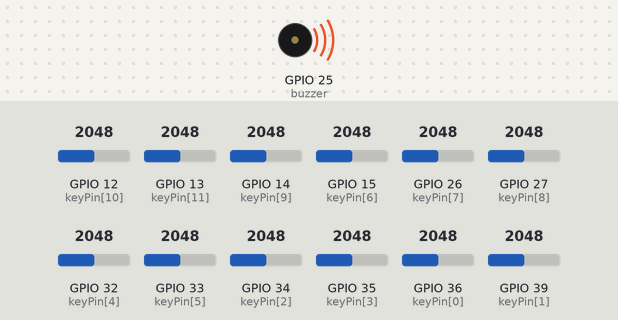
The sketch below on a simulated ESP32. Shown: buzzer (waves = sounding). The inputs (shaded band) are chosen by the test bench; at power-on: GPIO 12 (keyPin[10]) = 2048, GPIO 13 (keyPin[11]) = 2048, GPIO 14 (keyPin[9]) = 2048, GPIO 15 (keyPin[6]) = 2048, GPIO 26 (keyPin[7]) = 2048, GPIO 27 (keyPin[8]) = 2048, GPIO 32 (keyPin[4]) = 2048, GPIO 33 (keyPin[5]) = 2048, GPIO 34 (keyPin[2]) = 2048, GPIO 35 (keyPin[3]) = 2048, GPIO 36 (keyPin[0]) = 2048, GPIO 39 (keyPin[1]) = 2048.

Above: at 0.1 s.
Timing chart, 0 to 1.6 s (numbered marks = the images above):
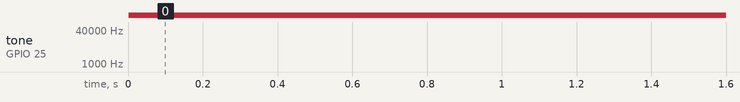

The sketch:

piano.ino
```cpp
#define buzzer 25
#define threshold 3000

const int keys = 12;
const int keyPin[keys] = {36, 39, 34, 35, 32, 33, 15, 26, 27, 14, 12, 13};

int keyPress[keys] = {0};
int keyRelease[keys] = {0};
int keyVoltage[keys] = {0};
int keyPlaying[keys] = {0};

void setup() {
  for(int i = 0; i < keys; i++){
    pinMode(keyPin[keys], INPUT);
  }

 ledcAttach(buzzer, 200000, 8);
  // Frequency * 2^resoultion < 80Mhz

  Serial.begin(9600);
}

void loop() {
  unsigned long time = micros();
  int notes = 0;
  float height = 0;
  for(int i = 0; i < keys; i++){
    keyVoltage[i] = analogRead(keyPin[i]);
    float h = sin(220.0 * pow(2.0, (i + 3)/12.0) * 6.2831855 * time / 1000000.0);
    if(keyVoltage[i] < threshold) {
      notes++;
      if(keyPlaying[i] == 0) keyPress[i] = time;
      keyPlaying[i] = 1;

      height += (30 - i)/30.0 * h * envelope(time - keyPress[i], 0);
    } else {
      if(keyPlaying[i] == 1) keyRelease[i] = time;
      keyPlaying[i] = 0;

      height += (30 - i)/30.0 * h * envelope(time - keyRelease[i], 1);
      if(envelope(time - keyRelease[i], 1) != 0) notes++;
    }
  }

  if(notes != 0 ) height /= notes * 12.0;
  height += 0.5;

  int duty = height * 255.0;
  ledcWrite(buzzer, duty);
}

float envelope(int time, int released){
  int attack = 5000;
  int decay = 10000;
  float sustain = .7;
  int release = 200000;

  if(!released){
    if(time < attack){
      return time/ (float) attack;
    } else if(time < attack + decay){
      float k = (sustain - 1.0)/decay;
      return k * time + sustain - (decay + attack) * k;
    } else {
      return sustain;
    }
  } else {
    if(time < release) return sustain - sustain * time/ (float) release;
    else return 0;
  }
}
```

Measured:
- by itself, tone on GPIO 25 (buzzer): silent → 200000 Hz at 0.00 s
